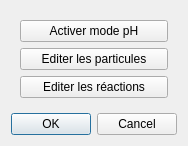
<?xml version="1.0" encoding="UTF-8"?>
<ui version="4.0">
 <class>DialogSimulation</class>
 <widget class="QDialog" name="DialogSimulation">
  <property name="geometry">
   <rect>
    <x>0</x>
    <y>0</y>
    <width>174</width>
    <height>146</height>
   </rect>
  </property>
  <property name="windowTitle">
   <string>Editer la simulation</string>
  </property>
  <layout class="QVBoxLayout" name="verticalLayout">
   <item>
    <widget class="QWidget" name="widget" native="true">
     <layout class="QVBoxLayout" name="verticalLayout_2">
      <item>
       <widget class="QPushButton" name="pH">
        <property name="text">
         <string>Activer mode pH</string>
        </property>
       </widget>
      </item>
      <item>
       <widget class="QPushButton" name="Particules">
        <property name="text">
         <string>Editer les particules</string>
        </property>
       </widget>
      </item>
      <item>
       <widget class="QPushButton" name="Interactions">
        <property name="text">
         <string>Editer les réactions</string>
        </property>
       </widget>
      </item>
     </layout>
    </widget>
   </item>
   <item>
    <widget class="QDialogButtonBox" name="buttonBox">
     <property name="orientation">
      <enum>Qt::Horizontal</enum>
     </property>
     <property name="standardButtons">
      <set>QDialogButtonBox::Cancel|QDialogButtonBox::Ok</set>
     </property>
    </widget>
   </item>
  </layout>
 </widget>
 <resources/>
 <connections>
  <connection>
   <sender>buttonBox</sender>
   <signal>accepted()</signal>
   <receiver>DialogSimulation</receiver>
   <slot>accept()</slot>
   <hints>
    <hint type="sourcelabel">
     <x>248</x>
     <y>254</y>
    </hint>
    <hint type="destinationlabel">
     <x>157</x>
     <y>274</y>
    </hint>
   </hints>
  </connection>
  <connection>
   <sender>buttonBox</sender>
   <signal>rejected()</signal>
   <receiver>DialogSimulation</receiver>
   <slot>reject()</slot>
   <hints>
    <hint type="sourcelabel">
     <x>316</x>
     <y>260</y>
    </hint>
    <hint type="destinationlabel">
     <x>286</x>
     <y>274</y>
    </hint>
   </hints>
  </connection>
 </connections>
</ui>
